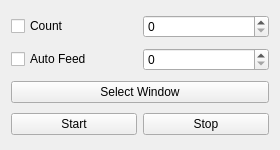
<?xml version="1.0" encoding="UTF-8"?>
<ui version="4.0">
 <class>ArknightsAssist</class>
 <widget class="QWidget" name="ArknightsAssist">
  <property name="geometry">
   <rect>
    <x>0</x>
    <y>0</y>
    <width>280</width>
    <height>150</height>
   </rect>
  </property>
  <property name="windowTitle">
   <string>Arknight Assist</string>
  </property>
  <layout class="QGridLayout" name="gridLayout">
   <item row="0" column="0">
    <widget class="QCheckBox" name="checkBox_count">
     <property name="text">
      <string>Count</string>
     </property>
    </widget>
   </item>
   <item row="0" column="1">
    <widget class="QSpinBox" name="spinBox_count">
     <property name="maximum">
      <number>99999</number>
     </property>
    </widget>
   </item>
   <item row="1" column="0">
    <widget class="QCheckBox" name="checkBox_auto_feed">
     <property name="text">
      <string>Auto Feed</string>
     </property>
    </widget>
   </item>
   <item row="1" column="1">
    <widget class="QSpinBox" name="spinBox_auto_feed">
     <property name="maximum">
      <number>99999</number>
     </property>
    </widget>
   </item>
   <item row="2" column="0" colspan="2">
    <widget class="QPushButton" name="pushButton_select_window">
     <property name="text">
      <string>Select Window</string>
     </property>
    </widget>
   </item>
   <item row="3" column="0">
    <widget class="QPushButton" name="pushButton_start">
     <property name="text">
      <string>Start</string>
     </property>
    </widget>
   </item>
   <item row="3" column="1">
    <widget class="QPushButton" name="pushButton_stop">
     <property name="text">
      <string>Stop</string>
     </property>
    </widget>
   </item>
  </layout>
 </widget>
 <resources/>
 <connections/>
</ui>
